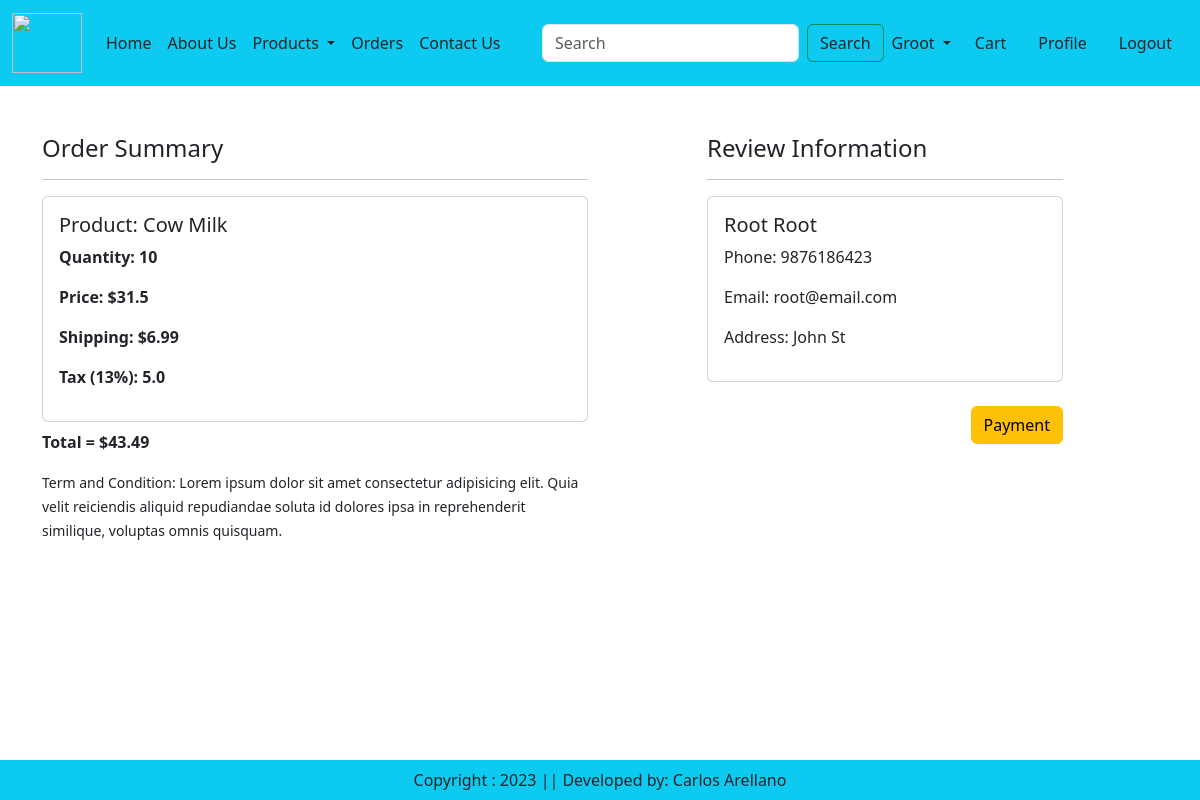
Before: /checkout/ (signed in) with the older database file.
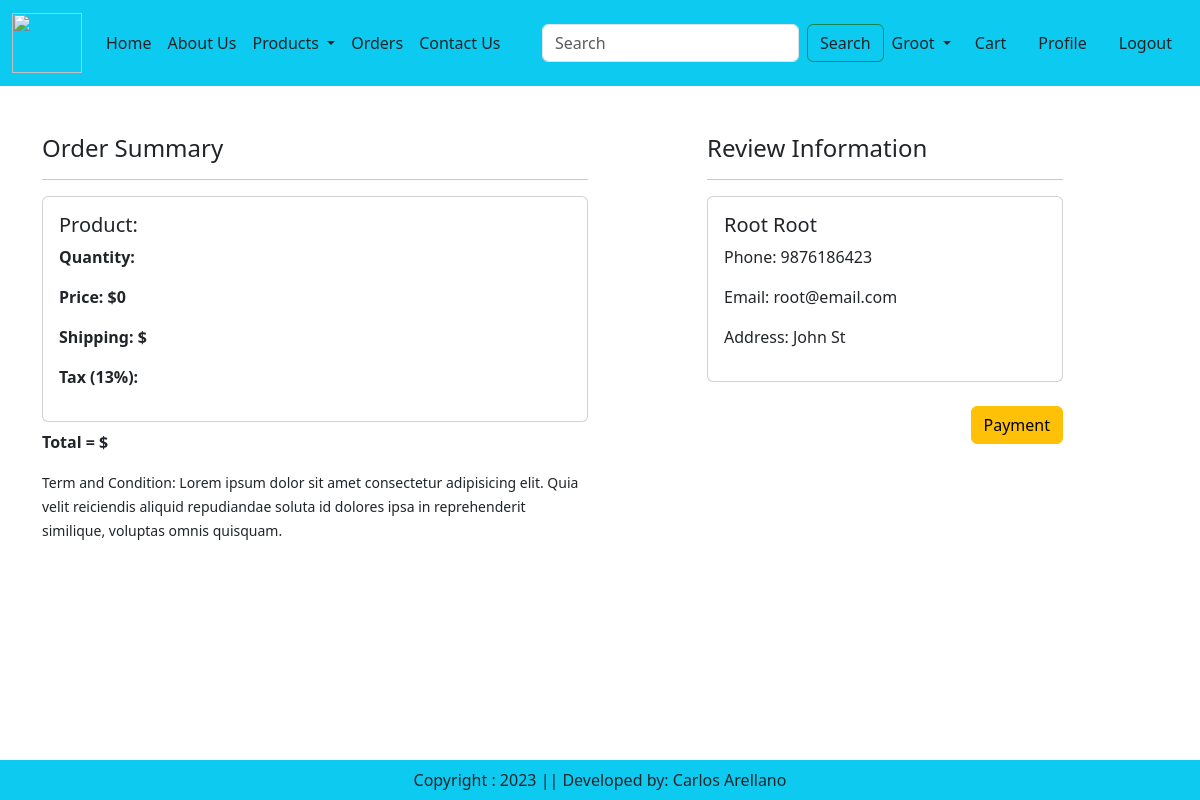
After: the same page with the newer database file.
### app/models.py (models this page shows, shortened)
class Cart(models.Model):
    user = models.ForeignKey(User, on_delete=models.CASCADE)
    product = models.ForeignKey(Product, on_delete=models.CASCADE)
    quantity = models.PositiveIntegerField(default=1)

class Product(models.Model):
    product_title = models.CharField(max_length=100)
    selling_price = models.FloatField()
    discounted_price = models.FloatField()
    description = models.TextField()
    features = models.TextField(default='')
    category = models.CharField(choices=CATEGORY_OPTIONS, max_length=2)
    product_image = models.ImageField(upload_to='product')

### app/views.py (the view, shortened to what this page needs)
# urls.py: path('checkout/', views.checkout_session, name='checkout'),
@login_required(login_url='login')
def checkout_session(request):
    user = request.user
    cart_items = Cart.objects.filter(user=user)
    checkout_items = []
    cart_total = 0
    for item in cart_items:
        cart_total += item.product.discounted_price * item.quantity
        shipping_cost = 6.99
        tax_rate = round(((cart_total +shipping_cost)*0.13),2)
        total_amount = round(cart_total + shipping_cost + tax_rate, 2)
        checkout_item = {
            'price_data': {
                'currency': 'usd',
                'unit_amount': round((total_amount / item.quantity)*100),
                'product_data': {
                    'name': item.product.product_title,
                },
            },
            'quantity': item.quantity,
        }
        checkout_items.append(checkout_item)
    return render(request, "app/checkout.html", locals())

### app/templates/app/checkout.html (shortened to what this page needs)
{% extends 'app/base.html' %}
{% load static %}
{% block main-content %}
<div class="container">
    <div class="row mt-5">
        <div class="col-sm-6">
            <h4>Order Summary</h4>
            <hr>
            <div class="card mb-2">
                <div class="card-body">
                    <h5>Product: {{item.product.product_title}} </h5>
                    <p class="fw-bold">Quantity: {{item.quantity}}</p>
                    <p class="fw-bold">Price: ${{cart_total}}</p>
                    <p class="fw-bold">Shipping: ${{shipping_cost}}</p>
                    <p class="fw-bold">Tax (13%): {{tax_rate}}</p>
                </div>
            </div>
            <p class="fw-bold">Total = ${{total_amount}}</p>
            <small>Term and Condition: Lorem ipsum dolor sit amet consectetur adipisicing elit. Quia velit reiciendis aliquid repudiandae soluta id dolores ipsa in reprehenderit similique, voluptas omnis quisquam.</small>
        </div>
        <div class="col-sm-4 offset-sm-1">
            <h4>Review Information</h4>
            <hr>
                <div class="card">
                    <div class="card-body">
                        <h5>{{request.user.first_name}} {{request.user.last_name}}</h5>
                        <p>Phone: {{request.user.phone}}</p>
                        <p>Email: {{request.user.email}}</p>
                        <p>Address: {{request.user.address}}</p>
                    </div>
                </div>
                <div class="text-end">
                    <br>
                    <form action="" method="POST">
                        <button href="{% url 'checkout' %}" type="submit" id="checkout-button" class="btn btn-warning">Payment</button>
                    </form>
                </div>
            </div>
        </div>
    </div>
{% endblock main-content %}

Changed rows visible on the page:
removed Cart: product.product_title "Cow Milk", quantity "10"
Other visible differences:
{{ cart_total }}: "31.5" → "0"
{{ shipping_cost }}: "6.99" → (not shown)
{{ tax_rate }}: "5.0" → (not shown)
{{ total_amount }}: "43.49" → (not shown)
